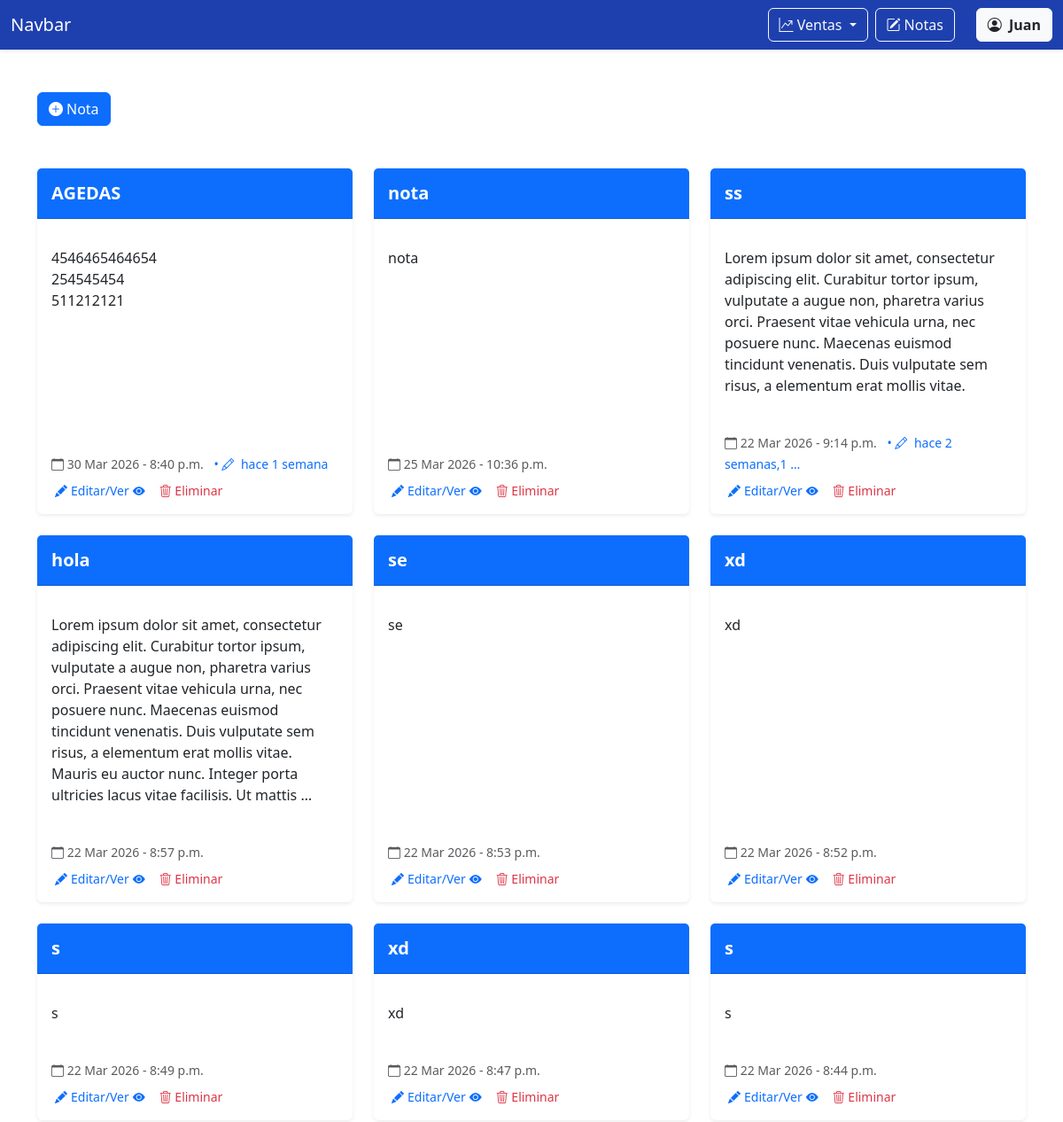
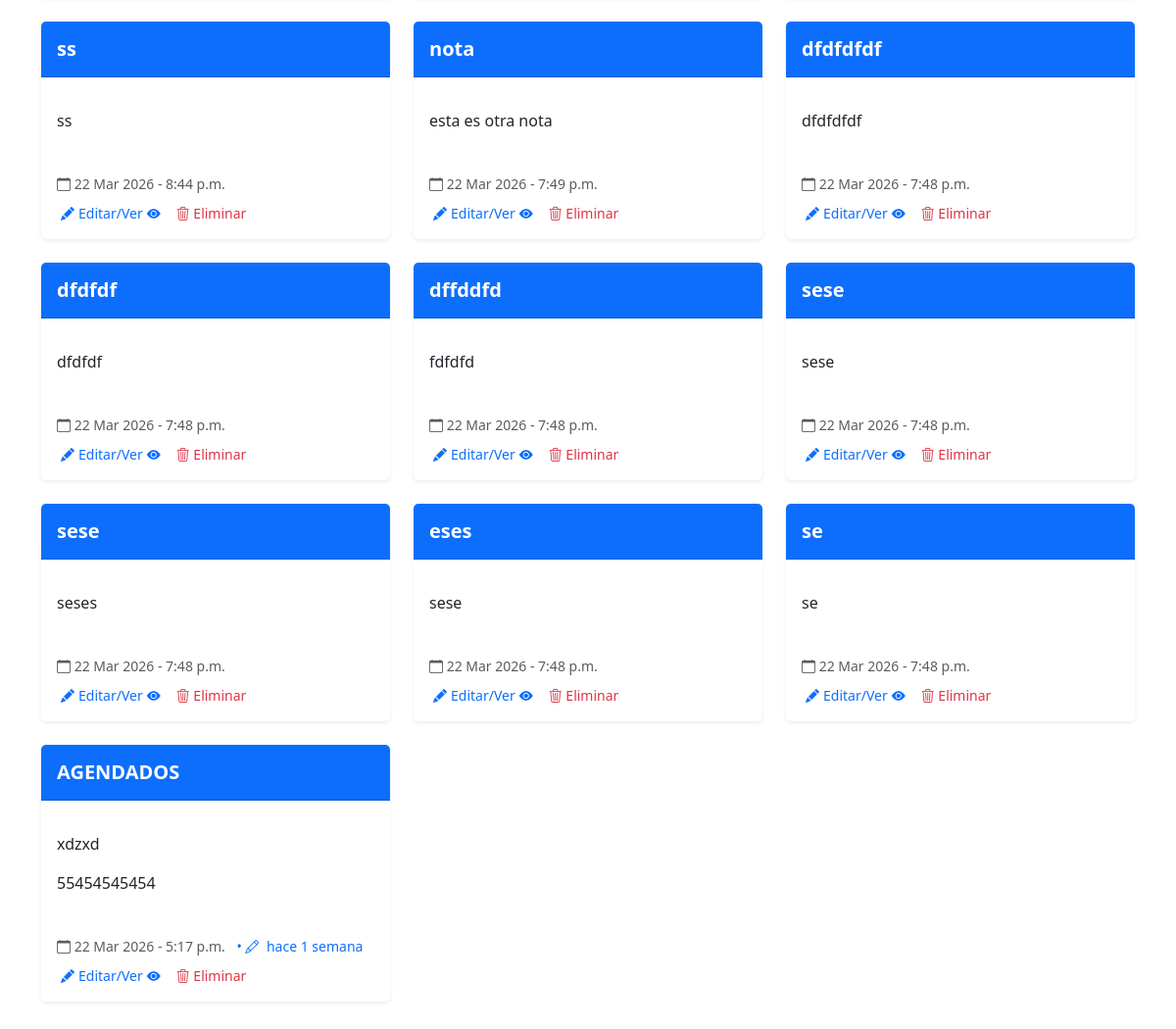
Page /notas/ (signed in) on the committed database (2 pictures, top to bottom).
### notas/models.py (models this page shows)
class Nota(models.Model):
    title = models.CharField('Título',max_length=200)
    description = models.TextField('Descripción',blank=True)
    created = models.DateTimeField(auto_now_add=True)
    updated = models.DateTimeField(auto_now=True)
    user = models.ForeignKey(User, on_delete=models.CASCADE)

### notas/views.py (the view, shortened to what this page needs)
# urls.py: path('', views.index_notas, name='notas'),
@login_required
def index_notas(request):
    if request.method == 'GET':
        my_notes = Nota.objects.filter(user=request.user).order_by('-created')
        return render(request, 'notas.html', {
        'form': NotaForm(),
        'notes': my_notes
    })

### notas/templates/notas.html (shortened to what this page needs)
{% extends 'base.html' %}
{% block content %}
<div class="container mt-5">
  <button type="button" class="btn btn-primary" data-bs-toggle="modal" data-bs-target="#createModal">
    <i class="bi bi-plus-circle-fill me-1"></i>Nota
  </button>
</div>
<div class="container my-5">
  <div class="row">
    {% for note in notes %}
    <div class="col-md-4 mb-4">
      <div class="card h-100 shadow-sm border-0">
        <div class="card-header bg-primary text-white py-3">
          <h5 class="card-title mb-0 fw-bold">{{ note.title }}</h5>
        </div>
        <div class="card-body">
          <p class="card-text text-secondary">
            {{ note.description|linebreaks|truncatewords:50 }}
          </p>
        </div>
        <div class="card-footer bg-transparent border-0">
          <small class="text-muted">
            <i class="bi bi-calendar"></i> {{ note.created|date:"d M Y" }} - {{note.created|time:"g:i a"}}
            {% if note.updated|date:"U" > note.created|date:"U" %}
            <span class="ms-2 text-primary">
              • <i class="bi bi-pencil me-1"></i>
              hace {{note.updated|timesince|truncatewords:2}}
            </span>
            {% endif %}
          </small>
        </div>
        <div class="px-3 pb-3 d-flex gap-3">
          <button type="button" class="btn btn-sm btn-outline-primary border-0 p-0 ms-1"
            data-bs-target="#updateModal{{ note.id }}" data-bs-toggle="modal">
            <i class="bi bi-pencil-fill me-1"></i>Editar/Ver<i class="bi bi-eye-fill ms-1"></i>
          </button>
          <button type="button" class="btn btn-sm btn-outline-danger border-0 p-0" data-bs-toggle="modal"
            data-bs-target="#deleteModal{{note.id}}">
            <i class="bi bi-trash3"></i>
            Eliminar
          </button>
        </div>
      </div>
    </div>
    {% endfor %}
  </div>
</div>
{% endblock content %}

### templates/base.html (shortened to what this page needs)
<!doctype html>
<html lang="es-MX">
<head>
  <link href="https://cdn.jsdelivr.net/npm/bootstrap@5.3.8/dist/css/bootstrap.min.css" rel="stylesheet"
 />
  <link rel="stylesheet" href="https://cdn.jsdelivr.net/npm/bootstrap-icons@1.13.1/font/bootstrap-icons.min.css">
</head>
<body>
  <nav class="navbar navbar-expand-lg  navbar-dark shadow-sm" style="background-color: #1e40af;">
    <div class="container-fluid">
      <a class="navbar-brand" href="{% url 'dashboard' %}">Navbar</a>
      <div class="collapse navbar-collapse" id="navbarNav">
        <ul class="navbar-nav ms-auto">
          <li class="nav-item">
            <div class="dropdown">
              <button class="btn btn-outline-light dropdown-toggle" type="button" data-bs-toggle="dropdown"
                aria-expanded="false"><i class="bi bi-graph-up-arrow"></i>
                Ventas
              </button>
            </div>
          </li>
          <li class="nav-item ms-2">
            <a class="btn btn-outline-light" href="{% url 'notas' %}"><i class="bi bi-pencil-square me-1"></i>Notas</a>
          </li>
          <li class="nav-item ms-2">
            <div class="dropdown">
              <button class="btn btn-light text-dark ms-3" type="button" data-bs-toggle="dropdown"
                aria-expanded="false">
                <i class="bi bi-person-circle me-1"></i> <strong>{{ user.first_name }}</strong>
              </button>
          </li>
        </ul>
      </div>
    </div>
  </nav>
  {% block content %} {% endblock %}
</body>
</html>

### rows in the picture
Nota: title "AGEDAS", description "4546465464654 254545454 511212121", created "30 Mar 2026", created "8:40 p.m.", updated "1 semana"
Nota: title "nota", description "nota", created "25 Mar 2026", created "10:36 p.m."
Nota: title "ss", description "Lorem ipsum dolor sit amet, consectetur adipiscing elit. Curabitur tortor ipsum, vulputate a augue non, pharetra varius orci. Praesent vitae vehicula urna, nec posuere nunc. Maecenas euismod tincidunt venenatis. Duis vulputate sem risus, a elementum erat mollis vitae.", created "22 Mar 2026", created "9:14 p.m.", updated "2 semanas,1 …"
Nota: title "hola", description "Lorem ipsum dolor sit amet, consectetur adipiscing elit. Curabitur tortor ipsum, vulputate a augue non, pharetra varius orci. Praesent vitae vehicula urna, nec posuere nunc. Maecenas euismod tincidunt venenatis. Duis vulputate sem risus, a elementum erat mollis vitae. Mauris eu auctor nunc. Integer porta ultricies lacus vitae facilisis. Ut mattis …", created "22 Mar 2026", created "8:57 p.m."
Nota: title "se", description "se", created "22 Mar 2026", created "8:53 p.m."
Nota: title "xd", description "xd", created "22 Mar 2026", created "8:52 p.m."
Nota: title "s", description "s", created "22 Mar 2026", created "8:49 p.m."
Nota: title "xd", description "xd", created "22 Mar 2026", created "8:47 p.m."
Nota: title "s", description "s", created "22 Mar 2026", created "8:44 p.m."
Nota: title "ss", description "ss", created "22 Mar 2026", created "8:44 p.m."
Nota: title "nota", description "esta es otra nota", created "22 Mar 2026", created "7:49 p.m."
Nota: title "dfdfdfdf", description "dfdfdfdf", created "22 Mar 2026", created "7:48 p.m."
Nota: title "dfdfdf", description "dfdfdf", created "22 Mar 2026", created "7:48 p.m."
Nota: title "dffddfd", description "fdfdfd", created "22 Mar 2026", created "7:48 p.m."
Nota: title "sese", description "sese", created "22 Mar 2026", created "7:48 p.m."
Nota: title "sese", description "seses", created "22 Mar 2026", created "7:48 p.m."
Nota: title "eses", description "sese", created "22 Mar 2026", created "7:48 p.m."
Nota: title "se", description "se", created "22 Mar 2026", created "7:48 p.m."
Nota: title "AGENDADOS", description "xdzxd 55454545454", created "22 Mar 2026", created "5:17 p.m.", updated "1 semana"

### other values in the picture
{{ user.first_name }} "Juan"
